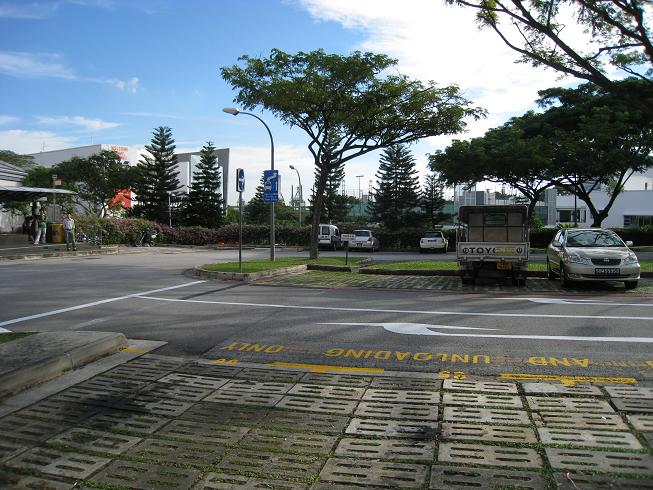
#> input picture Dataset/I2/2_5.JPG, 653 x 490 px
$ python rough2.py
#> lines starting #> are read from the running program, lines starting #| are printed output that depends on the picture
#> further down, image is the input picture: shape (490, 653, 3); mean B, G, R 113.1, 111.2, 102.1
### Warp.py

import numpy as np
import cv2
import os
import imutils
import random


class Warp():
    def __init__(self):
        self.xOffset = 0
        self.yOffset = 0

    # AVOID USING THIS FUNCTION
    # [28 lines left out: function warpPerspective, not called in this run]

    def InvWarpPerspective(self, im, invA, H,output_shape):
        """ Warps an image im using (3,3) homography Matrix matrix H.
            Warping is done using inverse homography, to ensure
            distortions aren't there in the output.
        """
#> called with invA = array of shape (3, 3), H = array of shape (3, 3), output_shape = (5000, 5000)
        # obtaining the coordinates of the final transformed image and
        # only iterating on the range to reduce time.

        x1 = [0,0,1]
        x2 = [im.shape[1], im.shape[0],1]
#> x2 = [653, 490, 1]

        # bw_im = cv2.cvtColor(im.copy(), cv2.COLOR_BGR2GRAY)
        # bw_im  = bw_im.astype(bool)
        x1_trnsf = H.dot(np.array(x1).T)
        x1_trnsf = list(x1_trnsf/x1_trnsf[2])
        x2_trnsf = H.dot(np.array(x2).T)
#> x2_trnsf = [-426.4, 28.64, -1.43]
        x2_trnsf = list(x2_trnsf/x2_trnsf[2])
#> x2_trnsf = [299, -20.08, 1]

        x1d_trnsf = H.dot(np.array([x1[0], x2[1], 1]).T)
#> x1d_trnsf = [771.8, 648, 0.897]
        x2d_trnsf = H.dot(np.array([x2[0], x1[1], 1]).T)
#> x2d_trnsf = [-359, -467.1, -1.32]

        y_min = int(min(x1_trnsf[1], x2_trnsf[1],  x1d_trnsf[1],  x2d_trnsf[1]))
        y_max = int(max(x1_trnsf[1], x2_trnsf[1],  x1d_trnsf[1],  x2d_trnsf[1]))
        x_min = int(min(x1_trnsf[0], x2_trnsf[0],  x1d_trnsf[0],  x2d_trnsf[0]))
        x_max = int(max(x1_trnsf[0], x2_trnsf[0],  x1d_trnsf[0],  x2d_trnsf[0]))
        warpImage = np.zeros(( output_shape[0], output_shape[1],3))
        if (x_min + self.yOffset)<0:
            x_min = 0 - self.yOffset
        if (x_max + self.yOffset) >  output_shape[1]:
            x_max = output_shape[1] - self.yOffset

        for i in range(x_min, x_max):
            # print(i)
            for j in range(y_min, y_max):
                M = invA.dot(np.array([i,j,1]).T)
                M = M/M[2]
                p, q = M[0], M[1]
                rp = int(round(p))
                rq = int(round(q))

                try:
                    if rq>=0 and rp>=0 and j +self.xOffset>=0 and i +self.yOffset >= 0 :
                        # if self.logs:
                        #     print("yes")
                        warpImage[j +self.xOffset, i +self.yOffset] = im[rq, rp]

                except:
                    continue
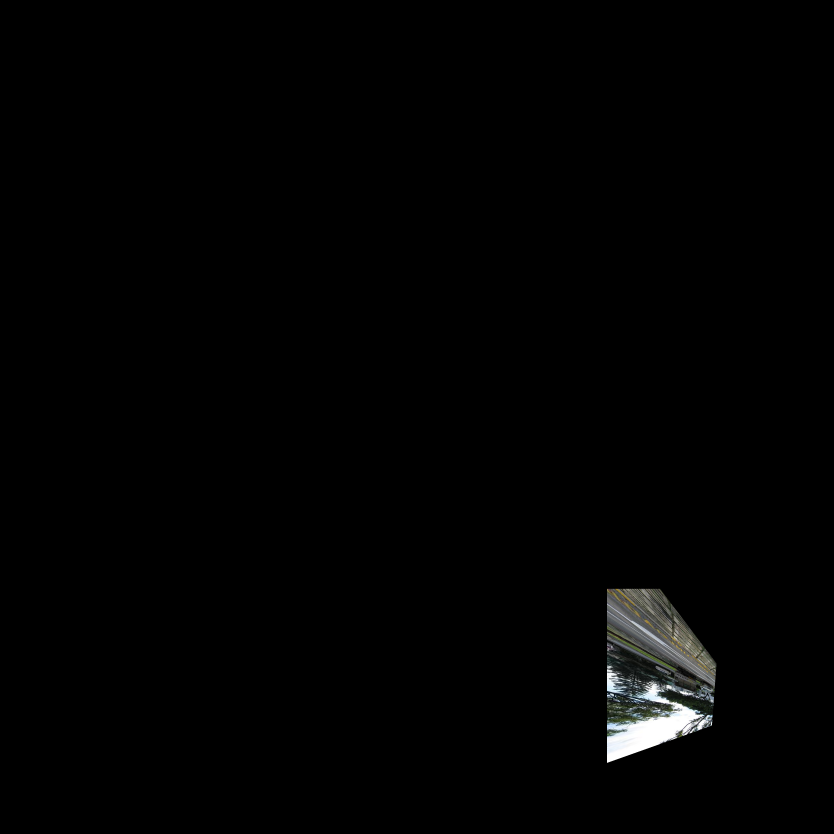
#> warpImage: shape (5000, 5000, 3) float64 (shown at 1/6 size); mean B, G, R 2.4, 2.5, 2.4

        return warpImage

### rough2.py
import numpy as np
import cv2
from Warp import Warp
invH = np.array([[ 8.57468067e-01, -3.14290344e-02, -7.14854444e+02],
        [ 3.34238196e-01,  9.45894515e-01, -4.24502432e+02],
        [ 3.12113910e-03,  8.64500623e-05, -1.63260753e+00]])
H = np.array([[-1.83497389e+00, -1.37674493e-01,  8.39260125e+02],
     [-9.48479968e-01,  1.01177271e+00,  1.52225897e+02],
     [-3.55823724e-03, -2.09623822e-04,  1.00000000e+00]])

image = cv2.imread("Dataset/I2/2_5.JPG")
dsc = Warp()
dsc.xOffset = 4000 ; dsc.yOffset = 4000
j = dsc.InvWarpPerspective(image, invH, H,  (5000, 5000))
l = cv2.warpPerspective(image, H, (5000, 5000))
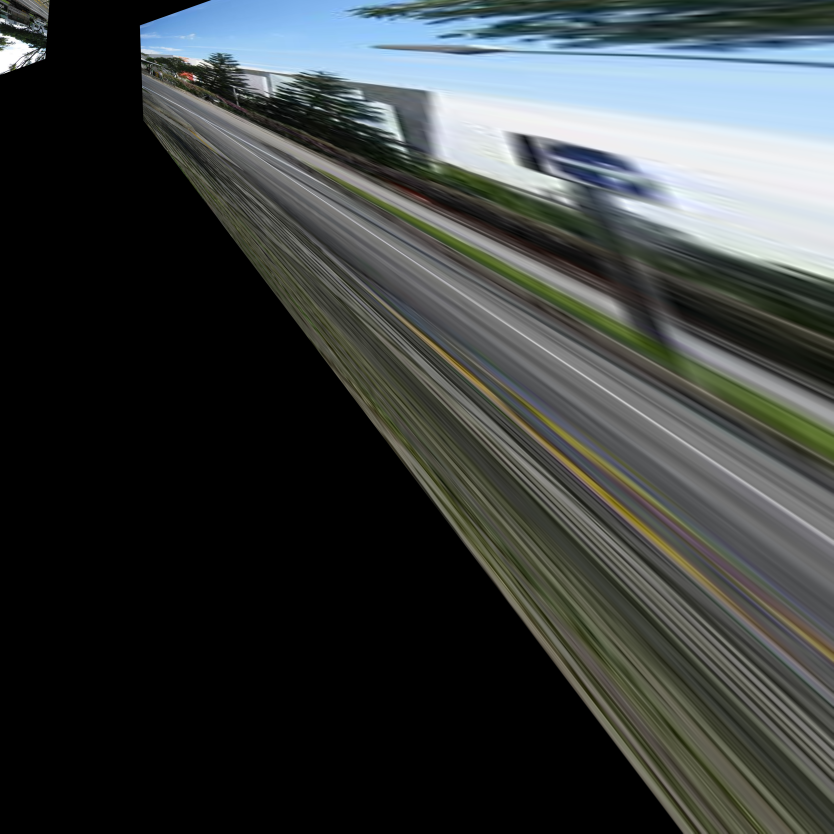
#> l: shape (5000, 5000, 3) (shown at 1/6 size); mean B, G, R 62, 62.5, 58.2
cv2.imwrite("tp.jpg", np.uint8(j))
cv2.imwrite("tp1.jpg", np.uint8(l))
